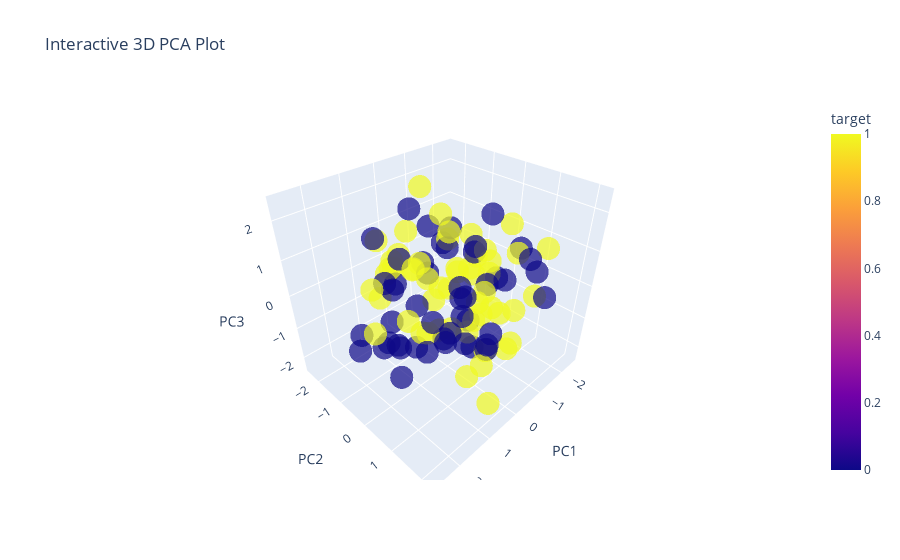

Notebook code cell kept with this figure:
### Markdown cell above
## Pre-Modeling Observation
The following code uses a (100,5) dataframe and treats it as data and a (0,100) matrix and treats it as dummy labels. This includes some Pre-Modeling plots to showcase relationships between the features of the data such as correlation via heatmap. This is meant to unearth the hidden relationships inbetween features that may have otherwise been undiscovered without the visualization.

### Code cell
# dummy data to test
X = np.random.rand(100, 5)
feature_names = [f"{i}" for i in range(X.shape[1])]
X_df = pd.DataFrame(X, columns=feature_names)

y = np.random.randint(0, 2, size = 100)
# Generates Correlation Heatmap 
df = X_df.copy()
df["target"] = y

# Generates Correlation Heatmap 
sns.clustermap(df.corr(), cmap="coolwarm", center=0)

# Generates Feature Distribution plots
df.hist(figsize=(10,10), bins=20)
plt.suptitle("Feature Distribution")

# Generates Boxplots by class
for col in X_df.columns:
    plt.figure(figsize=(2,3))
    sns.boxplot(x="target", y=col, data=df)
    plt.title(f"{col} vs Target")

# Generates 3D PCA with standardized features
scaler = StandardScaler()
X_scaled = scaler.fit_transform(X_df)

pca = PCA(n_components=3)
X_pca = pca.fit_transform(X_scaled)

print("Total Explained Varience Ratio:", pca.explained_variance_ratio_.sum())

df_pca = pd.DataFrame({
    "PC1": X_pca[:,0],
    "PC2": X_pca[:,1],
    "PC3": X_pca[:,2],
    "target": y
})

fig = px.scatter_3d(
    df_pca,
    x="PC1",
    y="PC2",
    z="PC3",
    color="target",
    opacity=0.7,
    title="Interactive 3D PCA Plot"
)

fig.show()

### Figure 1 — Plotly figure (JSON) as saved in the notebook; plotly's stock layout.template omitted (floating-point values rounded to 4 significant figures)
{"data": [{"hovertemplate": "PC1=%{x}<br>PC2=%{y}<br>PC3=%{z}<br>target=%{marker.color}<extra></extra>", "legendgroup": "", "marker": {"color": [1, 0, 0, 1, 1, 0, 1, 0, 0, 1, 1, 1, 1, 1, 1, 0, 1, 1, 1, 0, 1, 1, 1, 1, 0, 1, 1, 0, 0, 0, 1, 0, 0, 0, 1, 1, 1, 1, 1, 1, 0, 1, 0, 1, 0, 1, 1, 0, 1, 0, 0, 1, 1, 0, 0, 0, 0, 0, 1, 1, 1, 1, 1, 0, 1, 0, 0, 1, 0, 0, 1, 1, 1, 0, 1, 1, 0, 1, 1, 0, 0, 1, 0, 0, 0, 0, 0, 1, 0, 0, 0, 0, 1, 0, 1, 1, 0, 1, 0, 0], "coloraxis": "coloraxis", "opacity": 0.7, "symbol": "circle"}, "mode": "markers", "name": "", "scene": "scene", "showlegend": false, "type": "scatter3d", "x": [0.3118, -0.1785, 1.671, 1.225, 0.2587, -0.002643, 1.019, 0.1195, -0.3427, -2.439, -0.9191, -1.099, -1.67, -0.2227, -1.038, -0.06583, 0.2058, -1.392, 0.626, -0.2183, 0.04587, 0.1549, 0.8042, 1.009, -0.1435, 0.5029, -1.355, -1.416, 0.315, -0.2815, -1.179, -0.6339, -2.184, 1.162, -0.2514, -0.04425, -1.833, -0.9449, 0.3727, -1.541, -1.527, 0.4609, -1.471, 0.2194, -0.9182, -1.082, -0.03367, 0.5093, -0.4028, 2.336, 0.7443, 1.099, 0.5271, -1.652, 1.068, 0.5111, 1.479, 0.9363, -0.8054, -0.495, 0.8773, 0.9387, -1.375, 1.912, -1.321, 1.778, 1.049, -2.224, 0.7578, 0.6664, -1.769, 0.07392, 0.107, 1.587, 0.289, -0.5174, -1.298, -1.734, 0.9622, 0.2687, -2.529, -0.1933, 1.103, 0.8983, 0.2659, -0.7525, -0.8275, 0.4683, 2.648, 0.7626, 0.6645, 1.018, -0.4914, 0.3874, 0.7427, 2.377, -0.3098, 1.614, 0.9624, 0.2501], "y": [0.5775, -0.3904, 0.03055, -1.12, -1.768, 1.412, -1.358, 0.766, -1.282, 0.9056, -1.492, -0.1679, -0.1049, -0.2569, 0.9419, -0.7459, 1.014, -0.3496, -0.7424, -0.1568, -1.795, -0.1297, 1.702, -1.081, -1.507, 0.5894, 0.3007, -1.44, -1.658, 2.195, 1.14, 0.2897, -0.5561, 0.07856, -0.591, -0.9733, -0.9423, -2.426, -1.758, 0.7735, -0.006984, 1.604, 0.9582, 0.8433, 2.09, -0.2936, -2.186, 0.557, 1.666, 0.4143, 1.848, 0.2212, 1.578, -0.6493, 0.4307, -1.183, 1.315, -1.108, -0.7633, -0.1994, 1.453, 0.2539, 0.9532, -1.221, 0.1702, 0.2123, -1.441, -0.7361, 0.6552, -0.09112, 1.503, -0.1865, 1.64, -0.4304, -0.7005, -0.5055, -0.31, -0.516, 0.3052, 0.6184, -0.1897, -1.504, -0.622, 1.386, 0.7082, 1.705, 0.7451, 1.81, 0.1242, -1.521, -1.343, -0.004298, 0.7129, -0.1656, -2.149, 0.2117, 0.2665, 0.3721, 1.287, 1.486], "z": [1.007, 1.153, -0.6269, -0.1163, 0.03413, 1.097, 1.295, -0.3584, 0.1379, -0.8978, -1.483, -0.04829, -0.2627, 1.288, 1.818, 1.5, -0.1704, 0.2913, 1.627, 1.619, 0.3334, 0.1504, 0.7216, 0.4974, 1.661, -0.494, -1.037, 0.08633, -0.4023, 1.468, -0.572, -1.996, -1.099, -0.9868, -1.692, 2.417, 0.5339, -0.8798, 0.06116, -2.338, 1.564, -0.5547, 1.029, 1.177, 0.4518, -2.087, -0.07265, -0.6526, -0.8364, -0.02984, -0.1768, -0.4829, -0.9935, 0.1794, 1.253, 0.6543, 0.2471, -1.023, -0.6482, 0.3768, -1.184, -0.5744, 0.9274, -1.473, 0.3954, -1.455, 1.331, -0.03863, -0.7255, -1.586, 1.12, 2.05, 0.3305, -0.8951, 0.6507, 1.268, 0.6319, -1.5, 1.003, 0.584, -0.9344, -0.08702, -1.496, -0.2091, -0.1919, 1.351, -1.366, -2.131, 0.3264, -0.09921, -0.2673, 0.1352, 0.1153, -0.8089, -0.6312, 0.2532, -0.1591, 0.2414, 0.9823, -0.5976]}], "layout": {"coloraxis": {"colorbar": {"title": {"text": "target"}}, "colorscale": [[0, "#0d0887"], [0.1111, "#46039f"], [0.2222, "#7201a8"], [0.3333, "#9c179e"], [0.4444, "#bd3786"], [0.5556, "#d8576b"], [0.6667, "#ed7953"], [0.7778, "#fb9f3a"], [0.8889, "#fdca26"], [1, "#f0f921"]]}, "legend": {"tracegroupgap": 0}, "scene": {"domain": {"x": [0, 1], "y": [0, 1]}, "xaxis": {"title": {"text": "PC1"}}, "yaxis": {"title": {"text": "PC2"}}, "zaxis": {"title": {"text": "PC3"}}}, "title": {"text": "Interactive 3D PCA Plot"}}}
